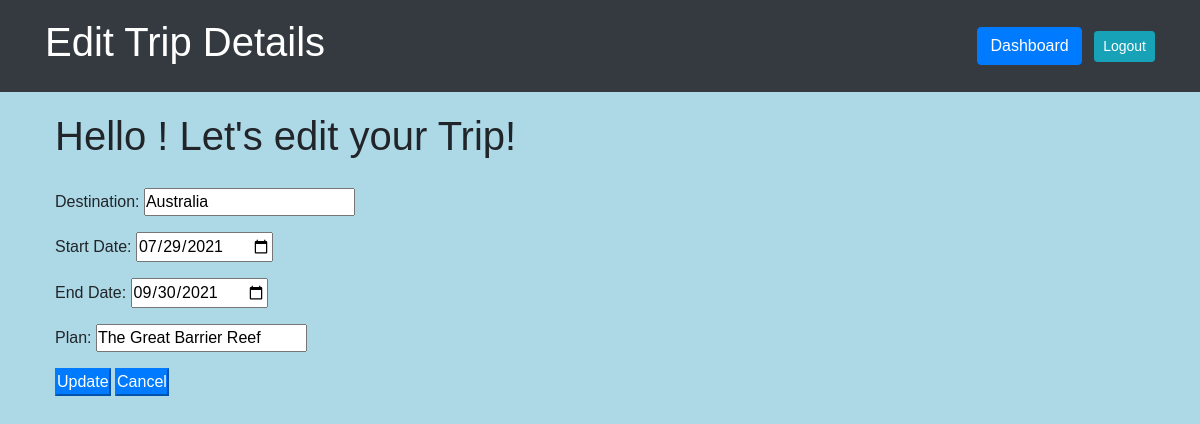
Page /trips/edit/2 on the committed database.
### wanderlust_app/models.py (models this page shows)
class Trip(models.Model):
    destination = models.CharField(max_length=255)
    start_date = models.DateTimeField()
    end_date = models.DateTimeField()
    plan = models.TextField()
    creator = models.ForeignKey(User, related_name = "trips",on_delete=models.CASCADE)
    joined = models.ManyToManyField(User, related_name = "joined_trips")
    created_at = models.DateField(auto_now_add=True)
    updated_at = models.DateField(auto_now=True)
    objects = TripManager()

### wanderlust_app/views.py (the view)
# urls.py: path('edit/<int:id>', views.edit),
def edit(request, id):
    context={
        'trip':Trip.objects.get(id=id)
    }
    return render(request,"edit.html",context)

### wanderlust_app/templates/edit.html (shortened to what this page needs)
<!DOCTYPE html>
<html lang="en">
<head>
    <link rel="stylesheet" href="https://stackpath.bootstrapcdn.com/bootstrap/4.1.3/css/bootstrap.min.css">
    {% load static %}
    <link rel="stylesheet" href="{% static 'css/style.css' %}">
</head>
<body>
    <nav class="navbar navbar-expand-lg navbar-dark bg-dark">
        <div class="container">
            <h1 class="header-color">Edit Trip Details</h1>
                <span class="navbar-text">
                    <a  href="/dashboard" class="btn btn-primary">Dashboard</a>
                <a href="/logout" role="button" class="btn btn-sm btn-info ml-2 text-white">Logout</a>
                </span>
            </div>
    </nav>
    <div class="container">
    <div >
        <h1> Hello {{request.session.greeting}}! Let's edit your Trip!</h1>
    </div>
    <form action="/trips/{{trip.id}}/update" method="POST">
        <div id="form">
            <p>Destination: <input type="text" name="destination" value="{{trip.destination}}"></p>
            <p>Start Date: <input type="date" name="start_date" value="{{trip.start_date|date:'Y-m-d'}}"></p>
            <p>End Date: <input type="date" name="end_date" value="{{trip.end_date|date:'Y-m-d'}}"></p>
            <p>Plan: <input type="text" name="plan" value="{{trip.plan}}"></p>
            <button class="btn-primary" type="submit">Update</button>
            <a href="/dashboard"> <button class="btn-primary">Cancel</button></a>
        </div>
    </form>
    </div>
</body>
</html>

### wanderlust_app/static/css/style.css (style rules this page uses)
* { padding: 0; margin: 0; font-family: sans-serif; }
div { padding: 10px; }
body { background-color: lightblue }
.header-color { color: white; }

### rows in the picture
Trip: destination "Australia", start_date "07/29/2021", end_date "09/30/2021", plan "The Great Barrier Reef"
